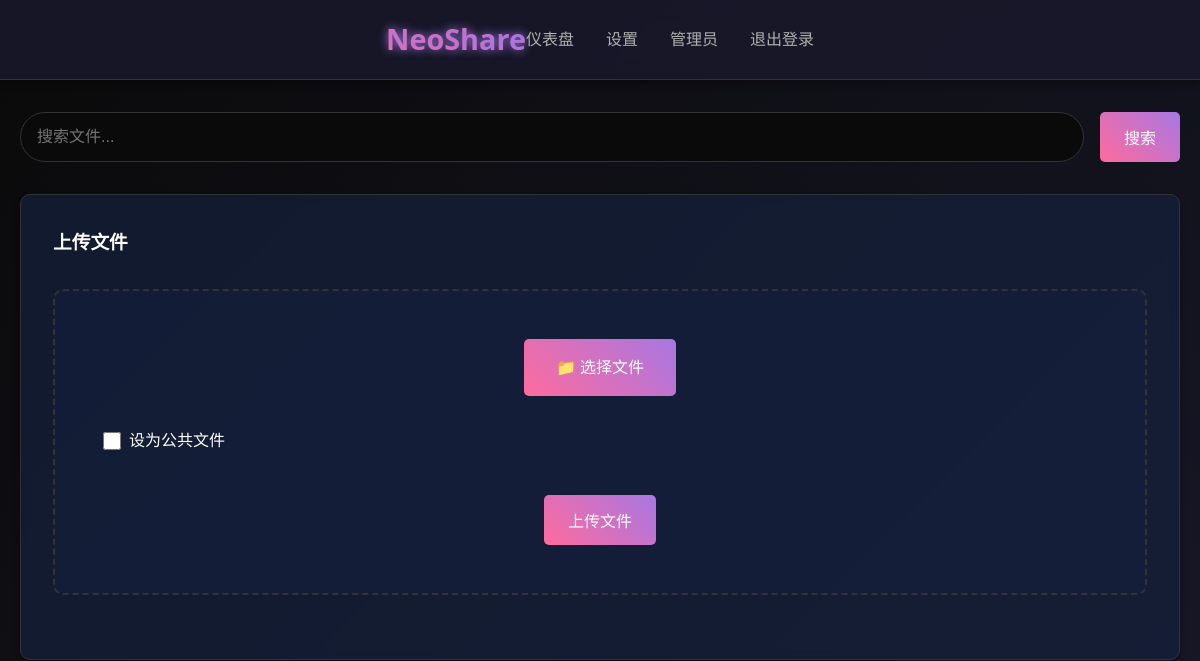
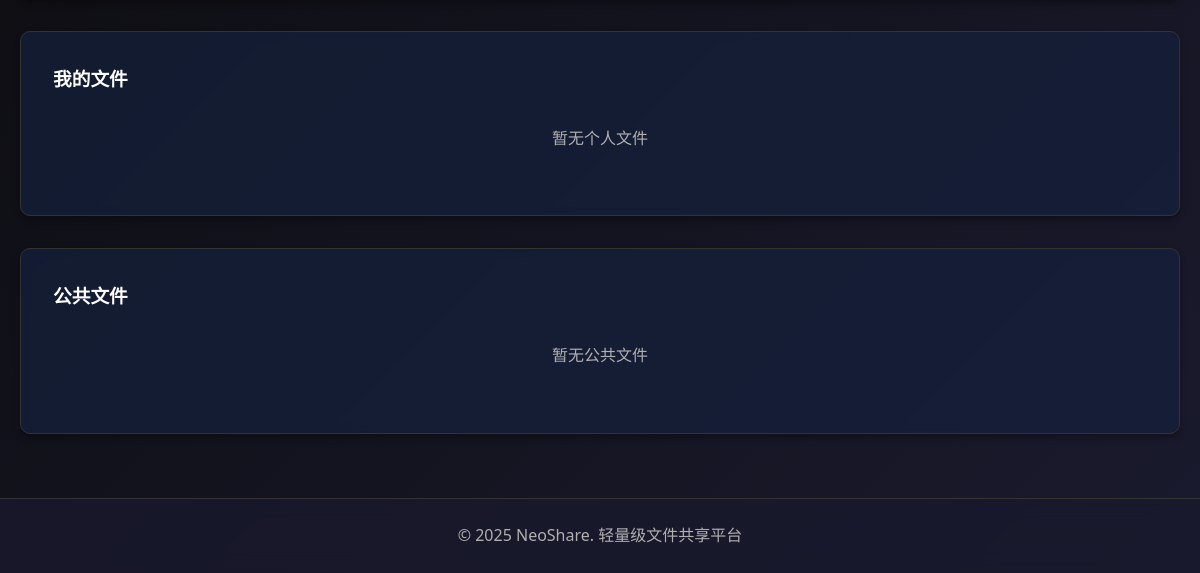
Page /dashboard (signed in) on the earlier database version (2 pictures, top to bottom).
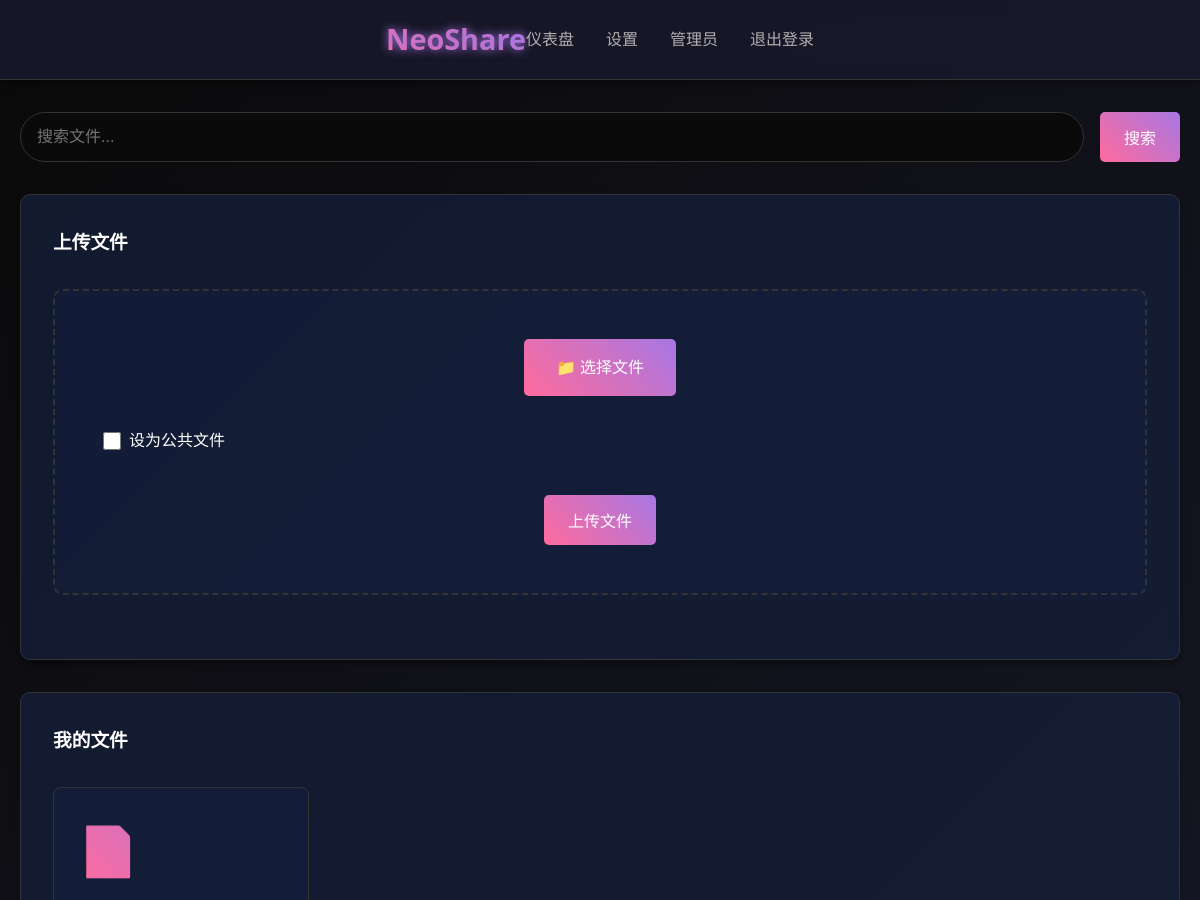
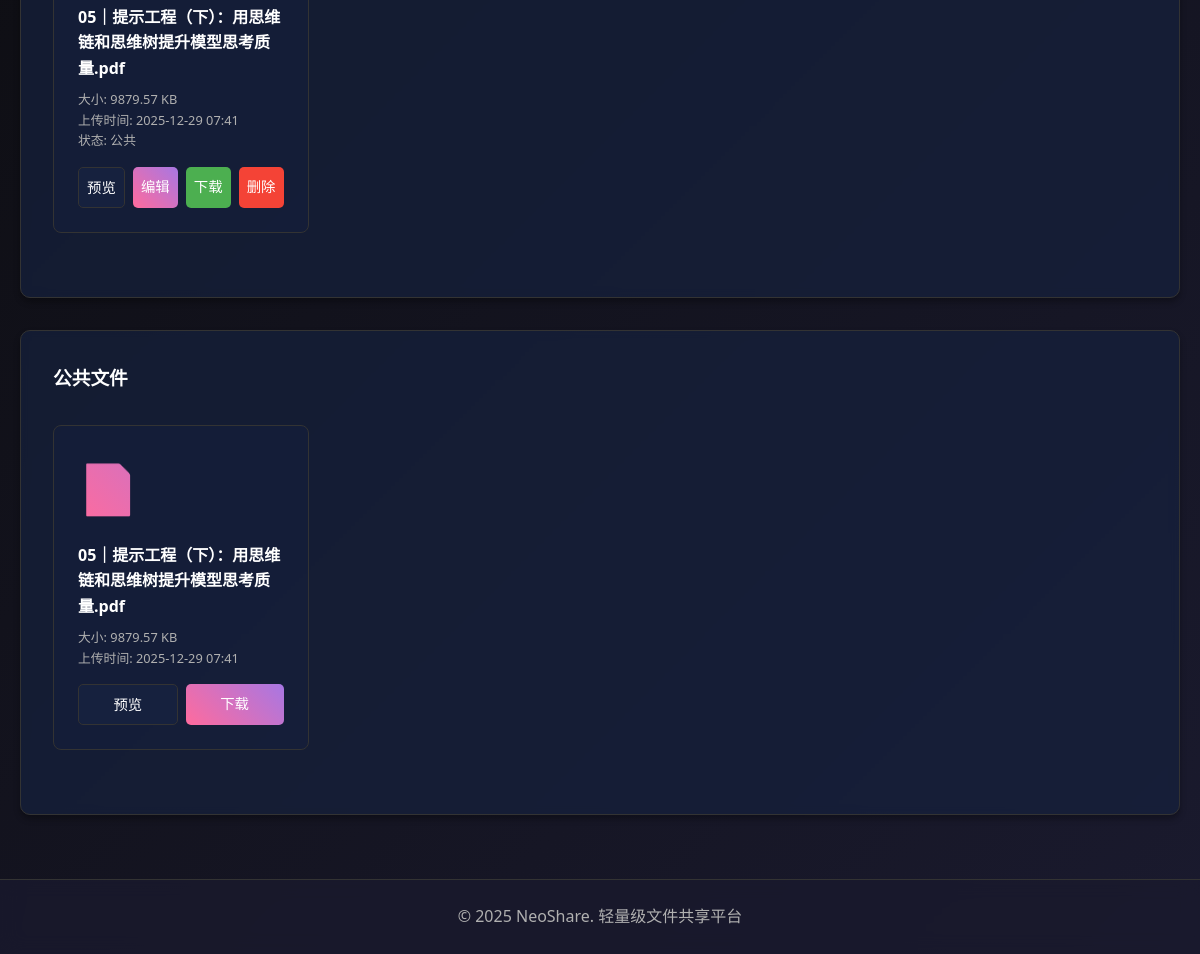
Same page on the later database version (2 pictures, top to bottom).
### new_app.py (models this page shows)
class File(db.Model):
    id = db.Column(db.Integer, primary_key=True)
    filename = db.Column(db.String(200), nullable=False)
    filepath = db.Column(db.String(400), nullable=False)
    owner_id = db.Column(db.Integer, db.ForeignKey('user.id'), nullable=True)
    is_public = db.Column(db.Boolean, default=False)
    created_at = db.Column(db.DateTime, default=datetime.utcnow)
    updated_at = db.Column(db.DateTime, default=datetime.utcnow, onupdate=datetime.utcnow)
    file_size = db.Column(db.Integer, nullable=False)

### new_app.py (the view)
@app.route('/dashboard')
@login_required
def dashboard():
    user_files = File.query.filter_by(owner_id=current_user.id).all()
    public_files = File.query.filter_by(is_public=True).all()
    return render_template('new_dashboard.html', user_files=user_files, public_files=public_files)

### new_app.py (called while the page is built)
@login_manager.user_loader
def load_user(user_id):
    return User.query.get(int(user_id))

### templates/new_dashboard.html (shortened to what this page needs)
{% extends 'new_base.html' %}
{% block content %}
    <div class="search-container">
        <form method="GET" action="{{ url_for('search') }}" style="width: 100%; display: flex; gap: 1rem;">
            <input type="text" name="q" placeholder="搜索文件..." class="search-input" value="{{ request.args.get('q', '') }}">
            <button type="submit" class="btn btn-primary">搜索</button>
        </form>
    </div>
    <div class="card">
        <h3>上传文件</h3>
        <form method="POST" action="{{ url_for('upload_file') }}" enctype="multipart/form-data" class="upload-form">
            <label for="file-upload" class="upload-label">
                📁 选择文件
            </label>
            <br>
            <div class="checkbox-container">
                <input type="checkbox" id="is-public" name="is_public">
                <label for="is-public">设为公共文件</label>
            </div>
            <br>
            <button type="submit" class="btn btn-primary">上传文件</button>
        </form>
    </div>
    <div class="card">
        <h3>我的文件</h3>
        <div class="file-list">
            {% if user_files %}
                {% for file in user_files %}
                    <div class="file-item">
                        <div class="file-icon">📄</div>
                        <div class="file-name">{{ file.filename }}</div>
                        <div class="file-meta">
                            <p>大小: {{ (file.file_size / 1024)|round(2) }} KB</p>
                            <p>上传时间: {{ file.created_at.strftime('%Y-%m-%d %H:%M') }}</p>
                            <p>状态: {{ '公共' if file.is_public else '私有' }}</p>
                        </div>
                        <div class="file-actions">
                            <a href="{{ url_for('preview_file', file_id=file.id) }}" class="btn btn-secondary">预览</a>
                            <a href="{{ url_for('edit_file', file_id=file.id) }}" class="btn btn-primary">编辑</a>
                            <a href="{{ url_for('download_file', filename=file.filepath.replace('uploads_new/', '')) }}" class="btn btn-success">下载</a>
                            <a href="{{ url_for('delete_file', file_id=file.id) }}" class="btn btn-danger" onclick="return confirm('确定要删除这个文件吗？')">删除</a>
                        </div>
                    </div>
                {% endfor %}
            {% else %}
                <p style="text-align: center; color: var(--text-secondary); grid-column: 1 / -1;">暂无个人文件</p>
            {% endif %}
        </div>
    </div>
    <div class="card">
        <h3>公共文件</h3>
        <div class="file-list">
            {% if public_files %}
                {% for file in public_files %}
                    <div class="file-item">
                        <div class="file-icon">📄</div>
                        <div class="file-name">{{ file.filename }}</div>
                        <div class="file-meta">
                            <p>大小: {{ (file.file_size / 1024)|round(2) }} KB</p>
                            <p>上传时间: {{ file.created_at.strftime('%Y-%m-%d %H:%M') }}</p>
                        </div>
                        <div class="file-actions">
                            <a href="{{ url_for('preview_file', file_id=file.id) }}" class="btn btn-secondary">预览</a>
                            <a href="{{ url_for('download_file', filename=file.filepath.replace('uploads_new/', '')) }}" class="btn btn-primary">下载</a>
                        </div>
                    </div>
                {% endfor %}
            {% else %}
                <p style="text-align: center; color: var(--text-secondary); grid-column: 1 / -1;">暂无公共文件</p>
            {% endif %}
        </div>
    </div>
{% endblock %}

### templates/new_base.html (shortened to what this page needs)
<!DOCTYPE html>
<html lang="zh-CN">
<head>
    <link rel="stylesheet" href="{{ url_for('static', filename='css/new_style.css') }}">
</head>
<body>
    <div class="grid-container">
        <header class="header">
            <div class="container">
                <div class="header-content">
                    <h1 class="logo">NeoShare</h1>
                    <nav class="nav">
                        {% if current_user.is_authenticated %}
                            <a href="{{ url_for('dashboard') }}">仪表盘</a>
                            <a href="{{ url_for('settings') }}">设置</a>
                            {% if current_user.is_admin %}
                                <a href="{{ url_for('admin') }}">管理员</a>
                            {% endif %}
                            <a href="{{ url_for('logout') }}">退出登录</a>
                        {% else %}
                            <a href="{{ url_for('index') }}">首页</a>
                            <a href="{{ url_for('login') }}">登录</a>
                            <a href="{{ url_for('register') }}">注册</a>
                        {% endif %}
                    </nav>
                </div>
            </div>
        </header>
        <main class="main">
            <div class="container">
                {% block content %}
                {% endblock %}
            </div>
        </main>
        <footer class="footer">
            <div class="container">
                <p>&copy; 2025 NeoShare. 轻量级文件共享平台</p>
            </div>
        </footer>
    </div>
</body>
</html>

Differences in the rows shown:
added File: filename "05｜提示工程（下）：用思维链和思维树提升模型思考质量.pdf", (file.file_size/1024)|round(2) "9879.57", created_at "2025-12-29 07:41", is_public "公共"
Other differences:
text no longer shown: "暂无个人文件 暂无公共文件"
